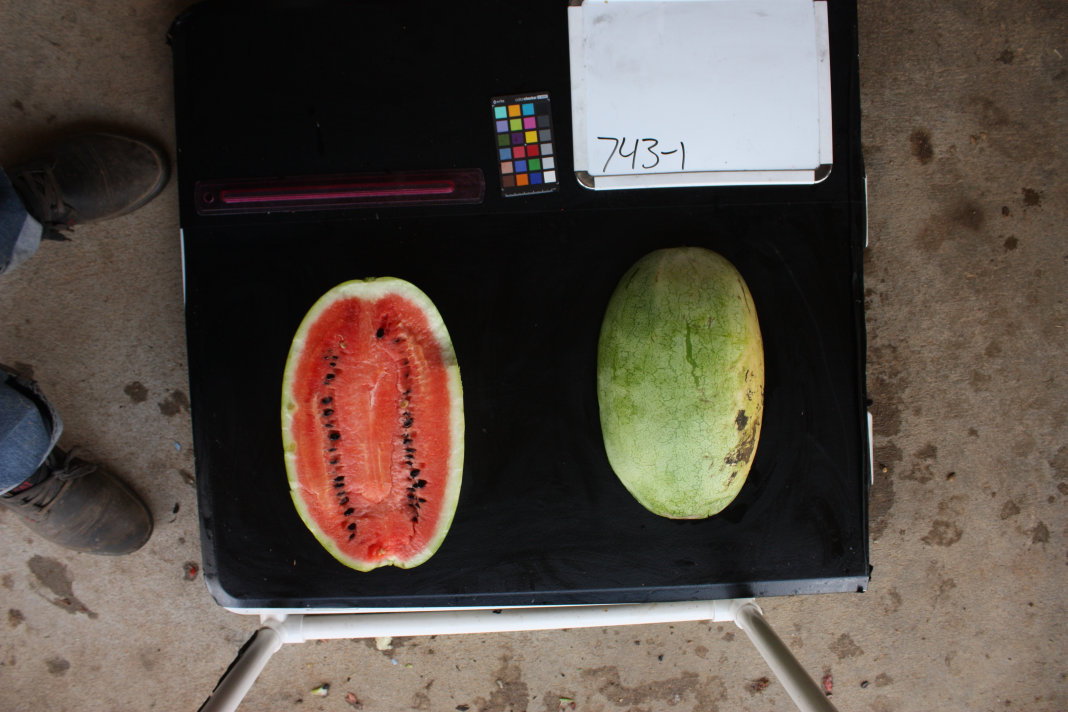
#> input picture IMG_6939.JPG, 4272 x 2848 px (shown at 1/4 size); its folder holds only this picture in this run
$ python -i whiteboard_ocr.py   (imports and definitions only)
#> lines starting #> are read from the running program, lines starting #| are printed output that depends on the picture; after the words box and inside, x2 and y2 are one past the last pixel; in counts of white or black regions, pixels touching at a corner belong together
#> further down, picture is the input picture: shape (2848, 4272, 3); mean B, G, R 67.8, 75.9, 86.1
"""
Whiteboard ID: HSV white mask → largest contour → axis-aligned crop → EasyOCR (handwriting).
No perspective warp; one OCR inference on the crop.
"""

from __future__ import annotations

import re
from dataclasses import dataclass
from typing import List, Optional, Tuple

import cv2
import numpy as np

# Top-right search window (fractions of full image)
ROI_X0_FRAC = 0.50
ROI_X1_FRAC = 0.995
ROI_Y0_FRAC = 0.02
ROI_Y1_FRAC = 0.48

# White in HSV: high V, low S (tweak if lighting changes)
HSV_V_MIN = 190
HSV_S_MAX = 50

# Contour must be a plausible board, not the entire ROI or specks
MIN_AREA_FRAC = 0.012
MAX_AREA_FRAC = 0.48

# Expand bounding box slightly before crop (fraction of w/h)
BBOX_PAD_FRAC = 0.02

# If the crop is tiny, upscale so EasyOCR has enough pixels (one resize only)
OCR_MIN_LONG_SIDE = 320


@dataclass
class WhiteboardRead:
    found_board: bool
    text: Optional[str]
    confidence: Optional[float]


_ocr_reader = None


def _get_reader():
    global _ocr_reader
    if _ocr_reader is None:
        import easyocr

        _ocr_reader = easyocr.Reader(["en"], gpu=False, verbose=False)
    return _ocr_reader


def _largest_board_contour(mask: np.ndarray, roi_area: float):
    contours, _ = cv2.findContours(mask, cv2.RETR_EXTERNAL, cv2.CHAIN_APPROX_SIMPLE)
    min_a = MIN_AREA_FRAC * roi_area
    max_a = MAX_AREA_FRAC * roi_area
    best = None
    best_area = 0.0
    for c in contours:
        a = cv2.contourArea(c)
        if a < min_a or a > max_a:
            continue
        if a > best_area:
            best_area = a
            best = c
    return best


# [4 lines left out: function _normalize_dashes, not called in this run]


def _id_chars_only(segment: str) -> str:
    """Keep digits and hyphen only (e.g. 743-1)."""
    return re.sub(r"[^\d\-]", "", _normalize_dashes(segment))


# [5 lines left out: function _finalize_id, not called in this run]


def _run_easyocr_once(bgr: np.ndarray) -> Tuple[Optional[str], Optional[float]]:
    if bgr.size == 0:
        return None, None
    reader = _get_reader()
    kw = {"detail": 1, "paragraph": False}

    # [17 lines left out: function from_results, not called in this run]

    out = from_results(reader.readtext(bgr, allowlist="0123456789-", **kw))
    if out[0]:
        return out
    return from_results(reader.readtext(bgr, **kw))


def read_whiteboard_handwriting(image_bgr: np.ndarray) -> WhiteboardRead:
    if image_bgr is None or image_bgr.size == 0:
        return WhiteboardRead(False, None, None)

    H, W = image_bgr.shape[:2]
    rx0 = int(W * ROI_X0_FRAC)
    rx1 = int(W * ROI_X1_FRAC)
    ry0 = int(H * ROI_Y0_FRAC)
    ry1 = int(H * ROI_Y1_FRAC)
    if rx1 <= rx0 or ry1 <= ry0:
        return WhiteboardRead(False, None, None)

    roi = image_bgr[ry0:ry1, rx0:rx1]
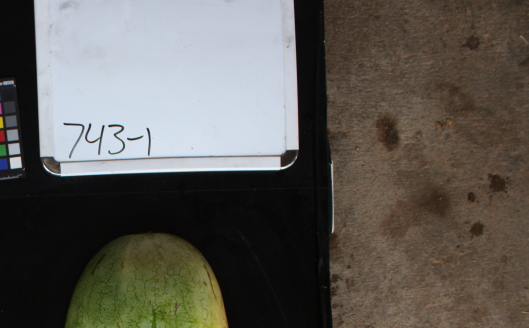
#> roi: shape (1311, 2114, 3) (shown at 1/4 size); mean B, G, R 85.2, 90.8, 94
    roi_area = float(roi.shape[0] * roi.shape[1])

    try:
        hsv = cv2.cvtColor(roi, cv2.COLOR_BGR2HSV)
#> hsv: shape (1311, 2114, 3); mean H, S, V 54, 60.2, 100.2
        _, S, V = cv2.split(hsv)
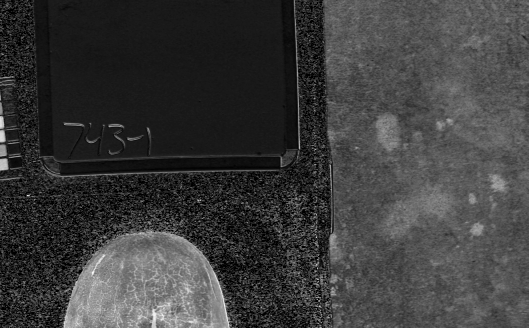
#> S: shape (1311, 2114) (shown at 1/4 size); min 0, max 255, mean 60.2
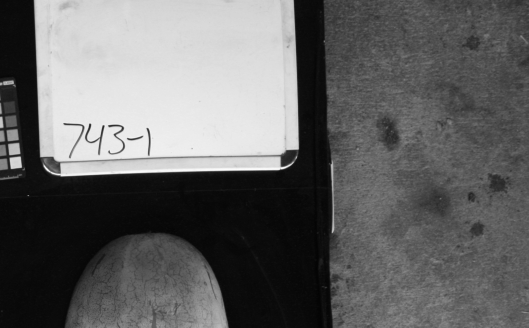
#> V: shape (1311, 2114) (shown at 1/4 size); min 1, max 255, mean 100.2
        mask = ((V >= HSV_V_MIN) & (S <= HSV_S_MAX)).astype(np.uint8) * 255
#> mask: shape (1311, 2114); 24.6% white; 39 white regions (33 under 20 px), largest, box (x1, y1, x2, y2) and area: (140, 0, 1194, 644) 636143, (175, 628, 1174, 703) 44027, (40, 628, 87, 673) 1751, (38, 592, 79, 617) 325, (47, 576, 73, 596) 193, (1329, 915, 1335, 930) 41
        mask = cv2.morphologyEx(mask, cv2.MORPH_CLOSE, np.ones((7, 7), np.uint8))
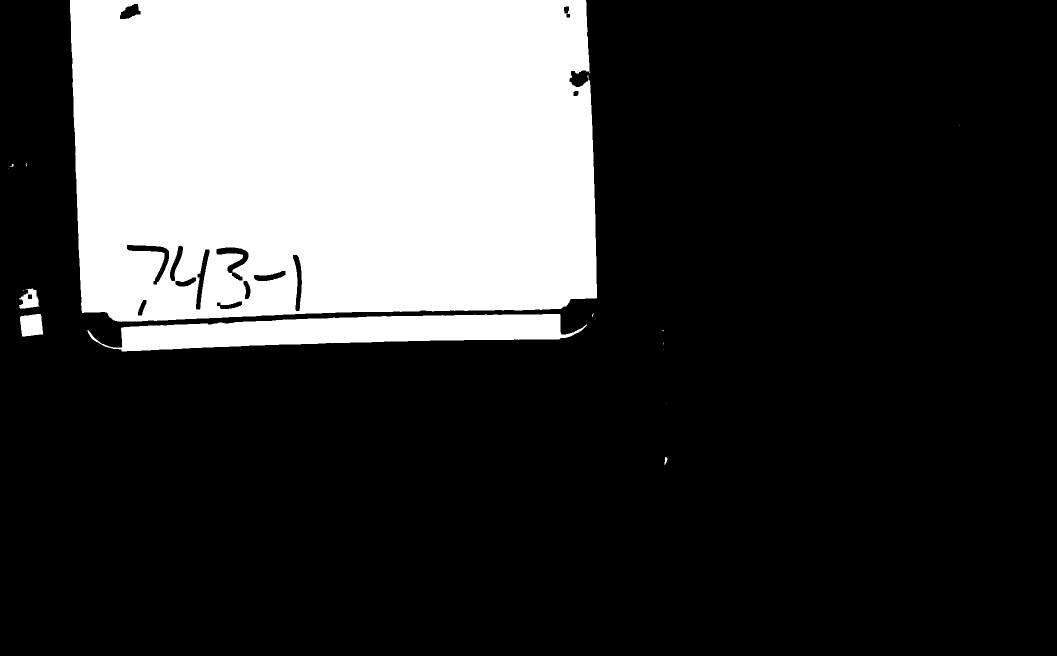
#> mask: shape (1311, 2114) (shown at 1/2 size); 24.7% white; 15 white regions (9 under 20 px), largest, box (x1, y1, x2, y2) and area: (140, 0, 1194, 644) 638086, (175, 628, 1174, 703) 44242, (40, 628, 87, 673) 1751, (38, 576, 79, 618) 998, (1329, 914, 1335, 930) 54, (19, 328, 27, 334) 21
        mask = cv2.morphologyEx(mask, cv2.MORPH_OPEN, np.ones((3, 3), np.uint8))
#> mask: shape (1311, 2114); 24.7% white; 8 white regions (1 under 20 px)

        cnt = _largest_board_contour(mask, roi_area)
#> in _largest_board_contour, `contours, _ = cv2.findContours(mask, cv2.RETR_EXTERNAL, cv2.CHAIN_APPR..`: contours = 8 contours, 1 with area under 20; largest, box (x1, y1, x2, y2) and area: (140, 0, 1194, 643) 645191, (223, 628, 1166, 703) 43012, (40, 628, 86, 673) 1670, (39, 578, 77, 617) 984, (176, 662, 196, 684) 98, (1329, 915, 1335, 927) 34, (205, 688, 218, 695) 27
#> the loop in _largest_board_contour, `for c in contours:` made 8 passes
#> (a, best_area) on passes 4, 8: (43011.5, 43011.5), (645191, 645191)
#> after the loop in _largest_board_contour, `for c in contours:`: best = contour of 291 points, box (x1, y1, x2, y2) (140, 0, 1194, 643), area 645191; best_area = 645191
#> cnt has the same summary as best in _largest_board_contour
        if cnt is None:
            return WhiteboardRead(False, None, None)

        x, y, bw, bh = cv2.boundingRect(cnt)
#> x = 140; y = 0; bw = 1054; bh = 643
        pad_x = int(bw * BBOX_PAD_FRAC) + 2
#> pad_x = 23
        pad_y = int(bh * BBOX_PAD_FRAC) + 2
#> pad_y = 14
        gx0 = max(0, rx0 + x - pad_x)
#> gx0 = 2253
        gy0 = max(0, ry0 + y - pad_y)
#> gy0 = 42
        gx1 = min(W, rx0 + x + bw + pad_x)
#> gx1 = 3353
        gy1 = min(H, ry0 + y + bh + pad_y)
#> gy1 = 713
        if gx1 <= gx0 or gy1 <= gy0:
            return WhiteboardRead(False, None, None)

        crop = image_bgr[gy0:gy1, gx0:gx1].copy()
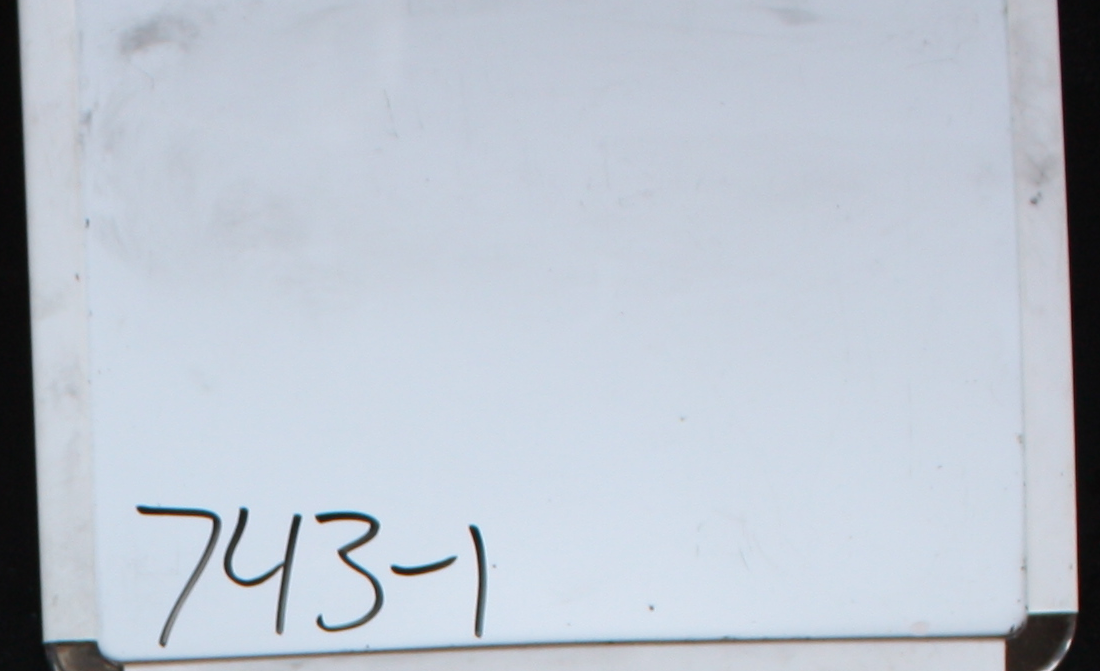
#> crop: shape (671, 1100, 3); mean B, G, R 205.9, 195, 187.2
        ch, cw = crop.shape[:2]
        long_side = max(ch, cw)
        if long_side < OCR_MIN_LONG_SIDE and long_side > 0:
            s = OCR_MIN_LONG_SIDE / float(long_side)
            crop = cv2.resize(crop, (int(cw * s), int(ch * s)), interpolation=cv2.INTER_CUBIC)

        label, conf = _run_easyocr_once(crop)
        if label is None:
            return WhiteboardRead(True, None, None)
        return WhiteboardRead(True, label, conf)
    except Exception:
        return WhiteboardRead(False, None, None)

>>> import cv2
>>> picture = cv2.imread('IMG_6939.JPG')
#> (the run stopped early here; a loop or call above may not have finished)

$ run again, on IMG_7000_standard.JPG
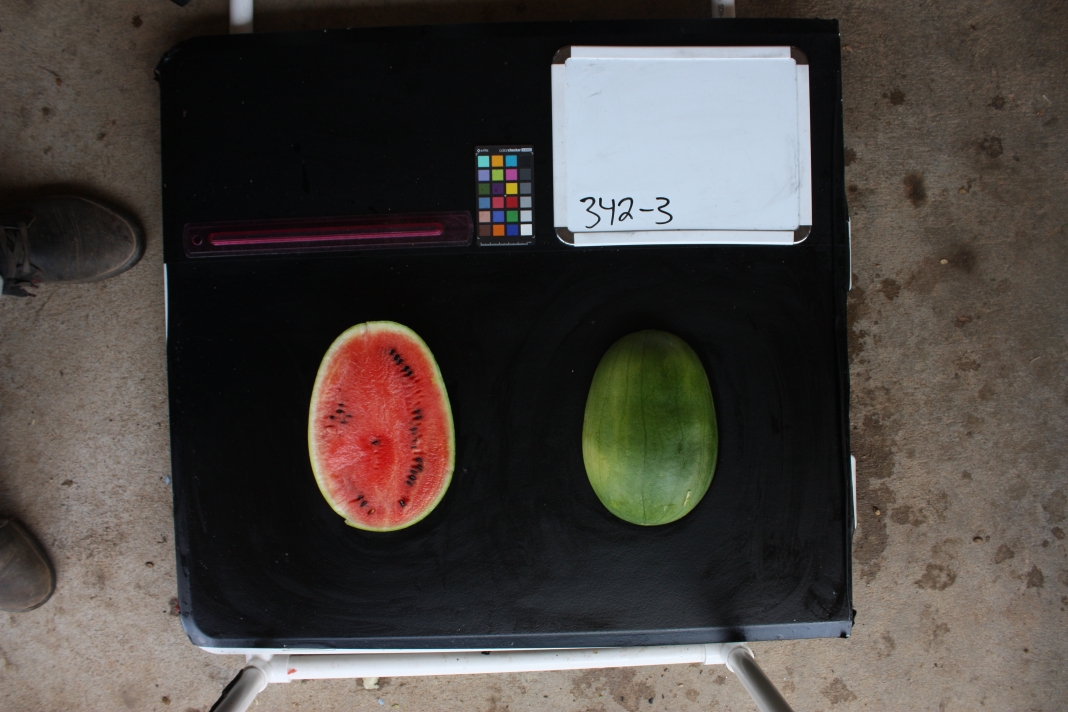
#> input picture IMG_7000_standard.JPG, 4272 x 2848 px (shown at 1/4 size)
#> picture is the input picture: shape (2848, 4272, 3); mean B, G, R 64, 68, 73.3
#> hsv: shape (1311, 2114, 3); mean H, S, V 58, 50.4, 100.3
#> in read_whiteboard_handwriting, `mask = ((V >= HSV_V_MIN) & (S <= HSV_S_MAX)).astype(np.uint8) * 255`:
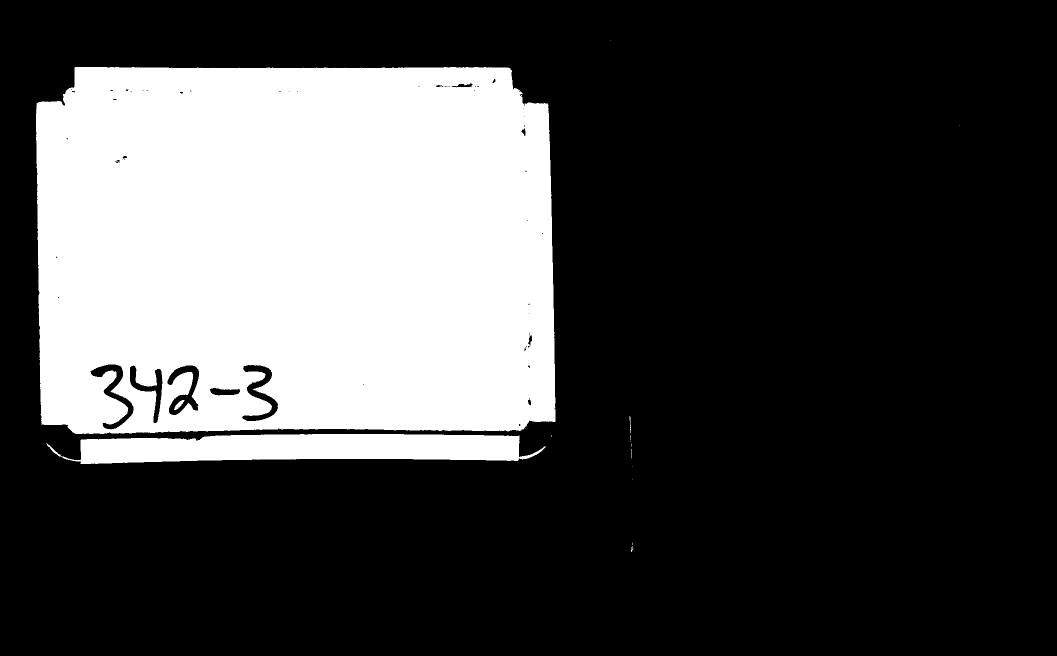
#> mask: shape (1311, 2114) (shown at 1/2 size); 27.7% white; 17 white regions (12 under 20 px), largest, box (x1, y1, x2, y2) and area: (72, 134, 1111, 868) 723851, (93, 868, 1091, 928) 43595, (348, 800, 369, 820) 171, (1259, 832, 1262, 867) 48, (1262, 1092, 1266, 1104) 23
#> contours = 7 contours, 3 with area under 20; largest, box (x1, y1, x2, y2) and area: (72, 134, 1111, 868) 734238, (151, 868, 1086, 928) 42468, (96, 890, 121, 913) 82, (125, 913, 135, 919) 22
#> the loop in _largest_board_contour, `for c in contours:` made 7 passes
#> (a, best_area) on passes 6 to 7: (42468, 42468), (734238, 734238)
#> after the loop in _largest_board_contour, `for c in contours:`: best = contour of 322 points, box (x1, y1, x2, y2) (72, 134, 1111, 868), area 734238; best_area = 734238
#> cnt has the same summary as best in _largest_board_contour
#> x = 72; y = 134; bw = 1039; bh = 734
#> pad_x = 22
#> pad_y = 16
#> gx0 = 2186
#> gy0 = 174
#> gx1 = 3269
#> gy1 = 940
#> in read_whiteboard_handwriting, `crop = image_bgr[gy0:gy1, gx0:gx1].copy()`:
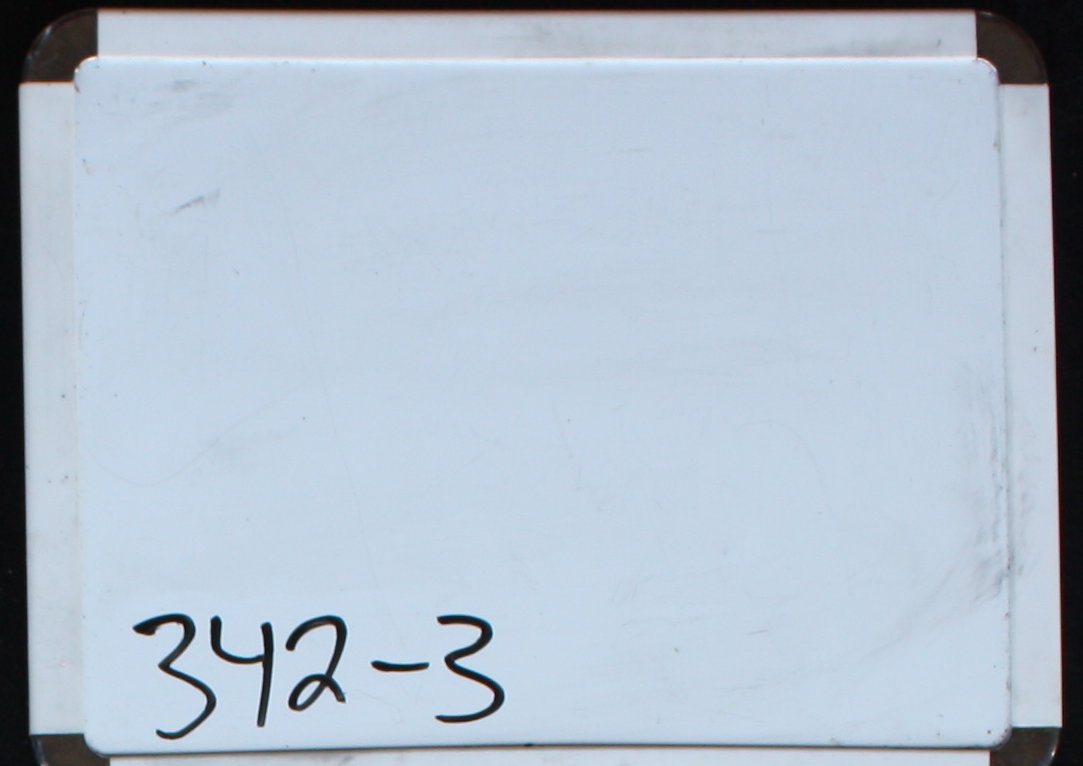
#> crop: shape (766, 1083, 3); mean B, G, R 205.1, 190.5, 176.9
